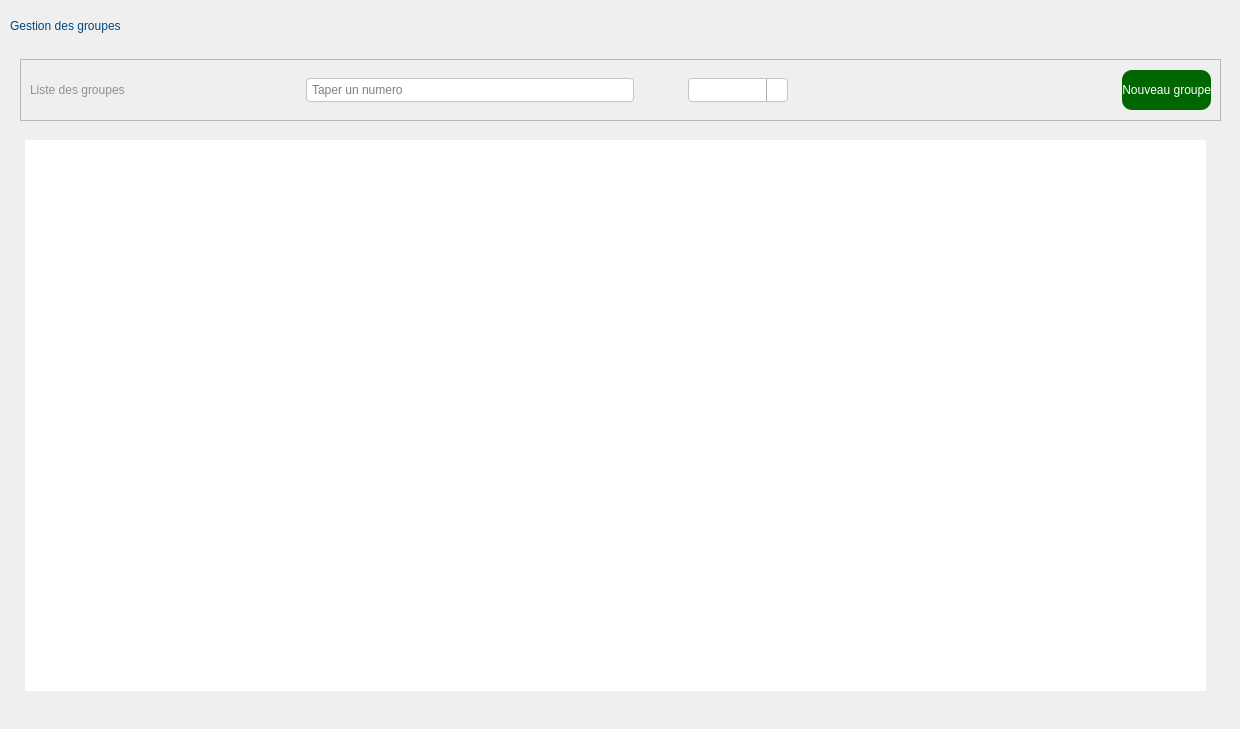
         <widget class="QWidget" name="groupes_page">
          <widget class="QLabel" name="lbl_titre_groupes">
           <property name="geometry">
            <rect>
             <x>10</x>
             <y>10</y>
             <width>281</width>
             <height>31</height>
            </rect>
           </property>
           <property name="styleSheet">
            <string notr="true">    color: #004780;
font: bold 15pt &quot;Segoe UI&quot;;</string>
           </property>
           <property name="text">
            <string>Gestion des groupes</string>
           </property>
          </widget>
          <widget class="QWidget" name="widget_groupes" native="true">
           <property name="geometry">
            <rect>
             <x>10</x>
             <y>49</y>
             <width>1221</width>
             <height>671</height>
            </rect>
           </property>
           <widget class="QFrame" name="frame_groupes">
            <property name="geometry">
             <rect>
              <x>10</x>
              <y>10</y>
              <width>1201</width>
              <height>62</height>
             </rect>
            </property>
            <property name="styleSheet">
             <string notr="true">QLineEdit {
    /* Marge interne pour le texte et l'icône de la loupe */
    padding: 3px; 
    /* Bordure légèrement arrondie */
    border: 1px solid #C4C4C3;
    border-radius: 4px; 
}
QComboBox {
    /* Marge interne pour le texte */
    padding: 3px; 
    /* Bordure légèrement arrondie */
    border: 1px solid #C4C4C3;
    border-radius: 4px; 
}
QComboBox::drop-down {
    /* Rendre la flèche de la liste déroulante plus discrète */
    subcontrol-origin: padding;
    subcontrol-position: top right;
    width: 20px;

    border-left-width: 1px;
    border-left-color: darkgray;
    border-left-style: solid; 
    border-top-right-radius: 3px;
    border-bottom-right-radius: 3px;
}</string>
            </property>
            <property name="frameShape">
             <enum>QFrame::Shape::StyledPanel</enum>
            </property>
            <property name="frameShadow">
             <enum>QFrame::Shadow::Raised</enum>
            </property>
            <layout class="QHBoxLayout" name="horizontalLayout_14">
             <item>
              <widget class="QLabel" name="liste_groupes">
               <property name="styleSheet">
                <string notr="true">color:rgb(144, 144, 144);
font: bold 13pt &quot;Segoe UI&quot;;</string>
               </property>
               <property name="text">
                <string>Liste des groupes</string>
               </property>
              </widget>
             </item>
             <item>
              <spacer name="horizontalSpacer_9">
               <property name="orientation">
                <enum>Qt::Orientation::Horizontal</enum>
               </property>
               <property name="sizeType">
                <enum>QSizePolicy::Policy::Maximum</enum>
               </property>
               <property name="sizeHint" stdset="0">
                <size>
                 <width>175</width>
                 <height>20</height>
                </size>
               </property>
              </spacer>
             </item>
             <item>
              <widget class="QLineEdit" name="recherche_groupes">
               <property name="placeholderText">
                <string>Taper un numero</string>
               </property>
               <property name="clearButtonEnabled">
                <bool>true</bool>
               </property>
              </widget>
             </item>
             <item>
              <spacer name="horizontalSpacer_10">
               <property name="orientation">
                <enum>Qt::Orientation::Horizontal</enum>
               </property>
               <property name="sizeType">
                <enum>QSizePolicy::Policy::Maximum</enum>
               </property>
               <property name="sizeHint" stdset="0">
                <size>
                 <width>48</width>
                 <height>20</height>
                </size>
               </property>
              </spacer>
             </item>
             <item>
              <layout class="QHBoxLayout" name="horizontalLayout_15">
               <item>
                <widget class="QComboBox" name="filtre_encadreur">
                 <property name="minimumSize">
                  <size>
                   <width>100</width>
                   <height>0</height>
                  </size>
                 </property>
                </widget>
               </item>
              </layout>
             </item>
             <item>
              <spacer name="horizontalSpacer_11">
               <property name="orientation">
                <enum>Qt::Orientation::Horizontal</enum>
               </property>
               <property name="sizeType">
                <enum>QSizePolicy::Policy::Expanding</enum>
               </property>
               <property name="sizeHint" stdset="0">
                <size>
                 <width>40</width>
                 <height>20</height>
                </size>
               </property>
              </spacer>
             </item>
             <item>
              <widget class="QPushButton" name="btn_add_groupes">
               <property name="styleSheet">
                <string notr="true">QPushButton{
color:rgb(255, 255, 255);
font: bold 10pt &quot;Segoe UI&quot;;
height: 40px;
background-color: rgb(0, 102, 0);
border-radius: 10px;
text-align: right;
}</string>
               </property>
               <property name="text">
                <string>Nouveau groupe</string>
               </property>
               <property name="checkable">
                <bool>true</bool>
               </property>
              </widget>
             </item>
            </layout>
           </widget>
           <widget class="QTableView" name="table_groupes">
            <property name="geometry">
             <rect>
              <x>15</x>
              <y>91</y>
              <width>1181</width>
              <height>551</height>
             </rect>
            </property>
            <property name="styleSheet">
             <string notr="true">QTableView QHeaderView::section {
    text-align: center; 
    font-weight: bold;
    color: #404040; 
}</string>
            </property>
            <property name="frameShape">
             <enum>QFrame::Shape::NoFrame</enum>
            </property>
            <property name="alternatingRowColors">
             <bool>true</bool>
            </property>
            <property name="selectionMode">
             <enum>QAbstractItemView::SelectionMode::SingleSelection</enum>
            </property>
            <property name="showGrid">
             <bool>false</bool>
            </property>
            <attribute name="horizontalHeaderStretchLastSection">
             <bool>true</bool>
            </attribute>
            <attribute name="verticalHeaderVisible">
             <bool>false</bool>
            </attribute>
           </widget>
          </widget>
         </widget>
